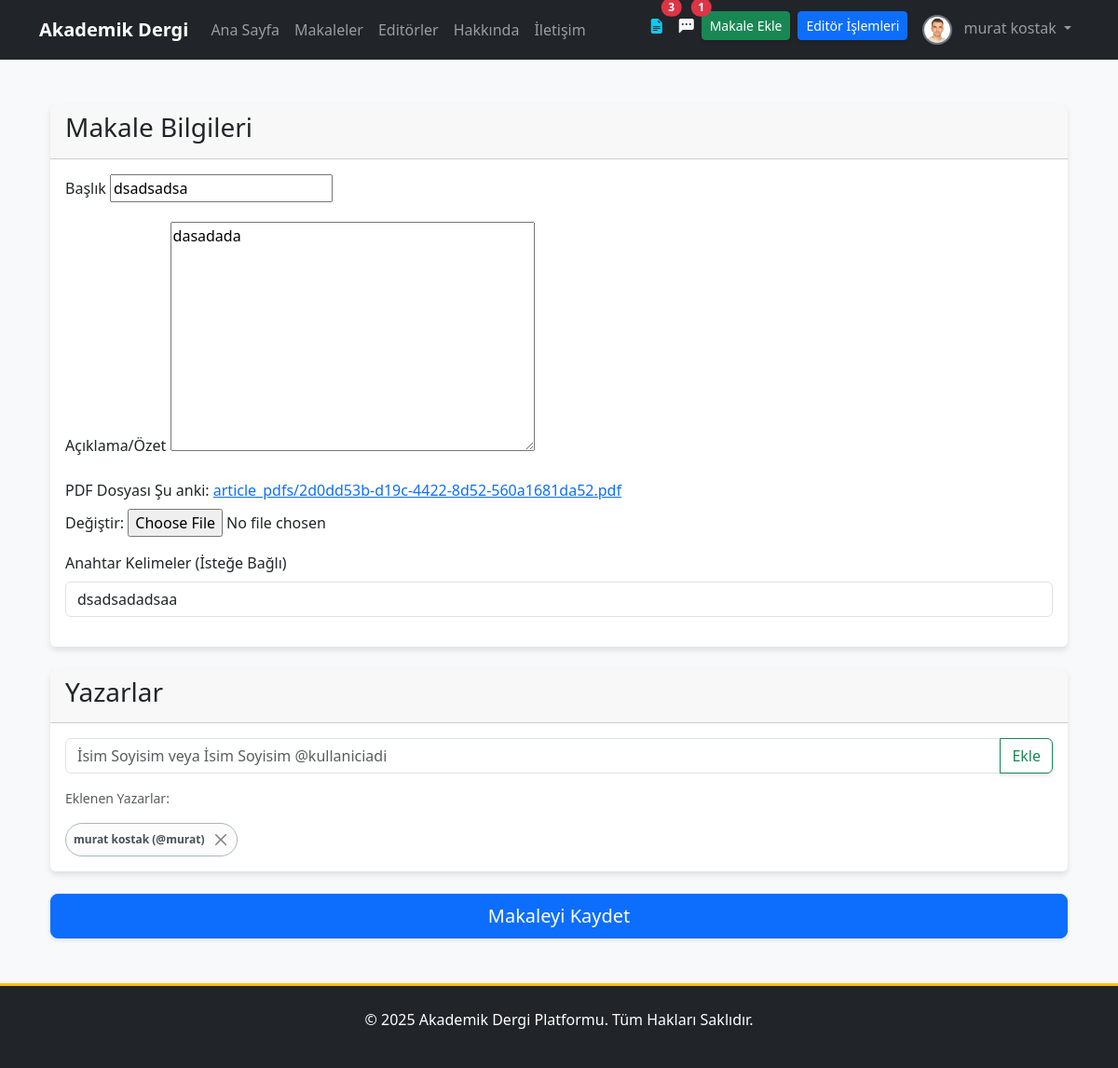
The page /articles/duzenle/dsadsadsa/ (signed in) on the database as committed earlier.
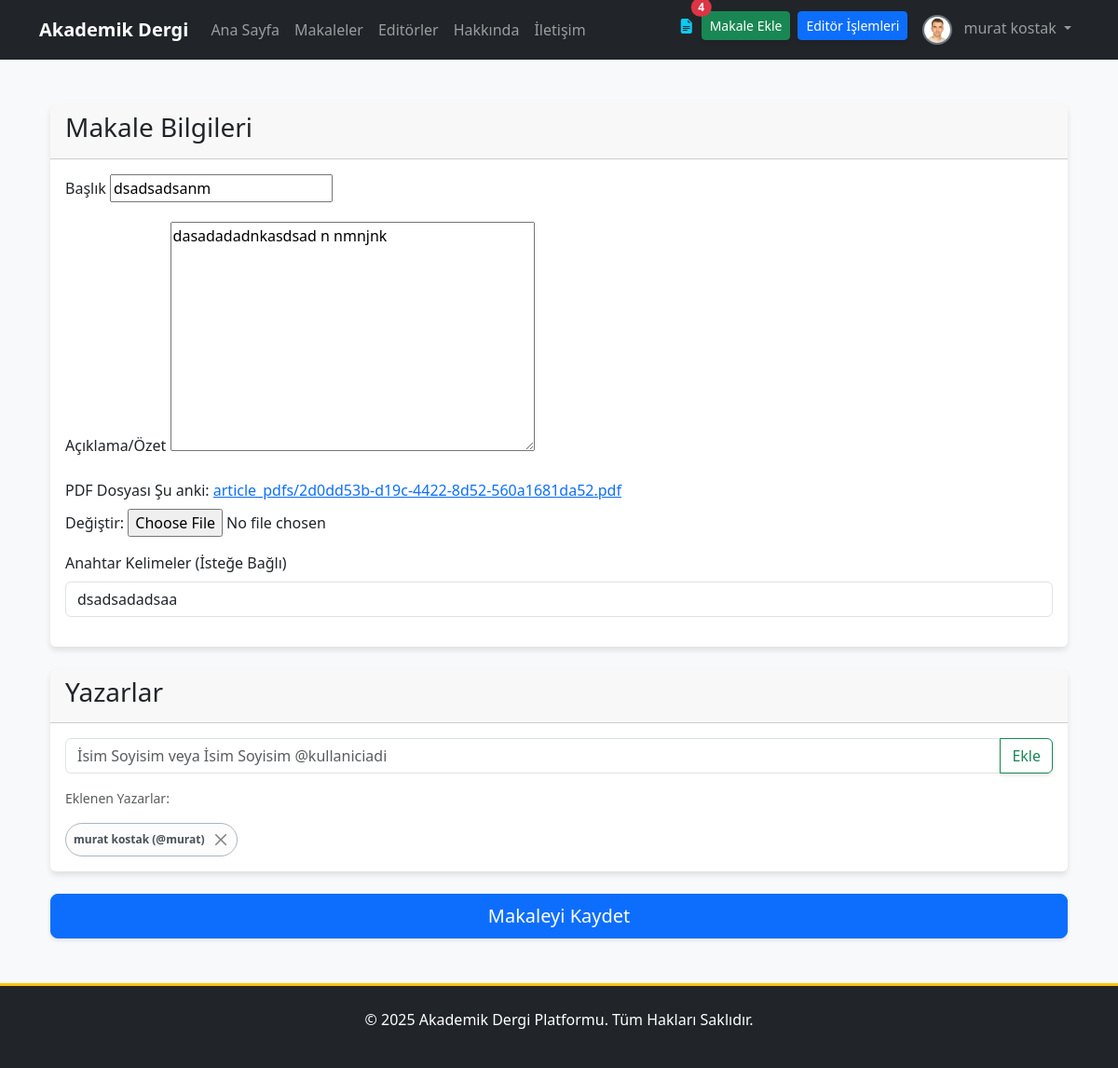
The same page on the database as committed later.
### apps/articles/models.py (models this page shows, shortened)
class Makale(models.Model):
    baslik = models.CharField(max_length=255, verbose_name="Başlık")
    slug = models.SlugField(max_length=255, unique=True, blank=True, help_text="Bu alan otomatik oluşturulur.")
    aciklama = models.TextField(verbose_name="Açıklama/Özet")
    pdf_dosyasi = models.FileField(upload_to=article_pdf_path, verbose_name="PDF Dosyası")
    anahtar_kelimeler = models.CharField(max_length=255, verbose_name="Anahtar Kelimeler", help_text="Kelimeleri virgül (,) ile ayırınız.")
    yazarlar = models.ManyToManyField(Yazar, related_name='makaleler', verbose_name="Yazarlar")
    dergi_sayisi = models.ForeignKey(DergiSayisi, on_delete=models.SET_NULL, null=True, blank=True, related_name='makaleler', verbose_name="Dergi Sayısı")
    admin_notu = models.TextField(blank=True, null=True, verbose_name="Editör/Admin Notu")
    goruntulenme_sayisi = models.PositiveIntegerField(default=0, verbose_name="Görüntülenme Sayısı")
    goster_makaleler_sayfasinda = models.BooleanField(default=False, verbose_name="Yayında mı?")
    olusturulma_tarihi = models.DateTimeField(auto_now_add=True)
    guncellenme_tarihi = models.DateTimeField(auto_now=True)
    admin_notu_okundu = models.BooleanField(default=True)
    class Meta:
        verbose_name = "Makale"
        verbose_name_plural = "Makaleler"
        ordering = ['-olusturulma_tarihi']

### apps/articles/views.py (the view, shortened to what this page needs)
# urls.py: path('duzenle/<slug:slug>/', MakaleUpdateView.as_view(), name='makale_duzenle'),
class MakaleUpdateView(AuthorRequiredMixin, UpdateView):
    model = Makale
    form_class = MakaleForm # Normal kullanıcılar bu formu kullanır
    template_name = 'articles/makale_form.html'
    def get_context_data(self, **kwargs):
        context = super().get_context_data(**kwargs)
        context['page_title'] = 'Makale Düzenle'
        if self.object.admin_notu:
            context['admin_notu'] = self.object.admin_notu
        return context

### apps/articles/forms.py (shortened to what this page needs)
class MakaleForm(YazarFormMixin, forms.ModelForm):
    anahtar_kelimeler_input = forms.CharField(
        label="Anahtar Kelimeler (İsteğe Bağlı)",
        help_text="Kelimeleri virgül (,) ile ayırınız.",
        required=False,
        widget=forms.TextInput(attrs={'class': 'form-control'})
    )
    class Meta:
        model = Makale
        fields = ['baslik', 'aciklama', 'pdf_dosyasi', 'anahtar_kelimeler_input']
    def __init__(self, *args, **kwargs):
        self.request = kwargs.pop('request', None)
        super().__init__(*args, **kwargs)
        if not (self.instance and self.instance.pk) and self.request and self.request.user.is_authenticated:
            user = self.request.user
            yazar_listesi = [{'isim_soyisim': user.get_full_name() or user.username, 'username': user.username}]
            self.fields['yazarlar_json'].initial = json.dumps(yazar_listesi)
        if self.instance and self.instance.pk:
            self.fields['anahtar_kelimeler_input'].initial = self.instance.anahtar_kelimeler

### apps/users/models.py (called while the page is built)
    def get_full_name(self):
        return f"{self.first_name} {self.last_name}".strip()

### templates/articles/makale_form.html (shortened to what this page needs)
{% extends "base.html" %}
{% block content %}
<div class="container mt-5">
    <form method="post" enctype="multipart/form-data">
        <div class="card">
            <div class="card-header"><h3>Makale Bilgileri</h3></div>
            <div class="card-body">
                <div class="mb-3">
                    <label for="{{ form.baslik.id_for_label }}" class="form-label">{{ form.baslik.label }}</label>
                    {{ form.baslik }}
                </div>
                <div class="mb-3">
                    <label for="{{ form.aciklama.id_for_label }}" class="form-label">{{ form.aciklama.label }}</label>
                    {{ form.aciklama }}
                </div>
                <div class="mb-3">
                    <label for="{{ form.pdf_dosyasi.id_for_label }}" class="form-label">{{ form.pdf_dosyasi.label }}</label>
                    {{ form.pdf_dosyasi }}
                </div>
                <div class="mb-3">
                    <label for="{{ form.anahtar_kelimeler_input.id_for_label }}" class="form-label">{{ form.anahtar_kelimeler_input.label }}</label>
                    {{ form.anahtar_kelimeler_input }}
                </div>
            </div>
        </div>
        <div class="card mt-4">
            <div class="card-header"><h3>Yazarlar</h3></div>
            <div class="card-body">
                <div class="input-group mb-3">
                    <input type="text" id="author-input" class="form-control" placeholder="İsim Soyisim veya İsim Soyisim @kullaniciadi">
                    <button class="btn btn-outline-success" type="button" id="add-author-btn">Ekle</button>
                </div>
                <p class="form-text">Eklenen Yazarlar:</p>
                <div id="author-list" class="d-flex flex-wrap gap-2"></div>
            </div>
        </div>
        <div class="d-grid gap-2 mt-4">
            <button type="submit" class="btn btn-primary btn-lg">Makaleyi Kaydet</button>
        </div>
    </form>
</div>
{% endblock %}

### templates/partials/_navbar.html (shortened to what this page needs)
<nav class="navbar navbar-expand-lg navbar-dark bg-dark">
    <div class="container">
        <a class="navbar-brand" href="{% url 'anasayfa' %}">Akademik Dergi</a>
        <div class="collapse navbar-collapse" id="navbarNav">
            <ul class="navbar-nav me-auto mb-2 mb-lg-0">
                <li class="nav-item"><a class="nav-link" href="{% url 'anasayfa' %}">Ana Sayfa</a></li>
                <li class="nav-item"><a class="nav-link" href="{% url 'makale_list' %}">Makaleler</a></li>
                <li class="nav-item"><a class="nav-link" href="{% url 'editorler' %}">Editörler</a></li>
                <li class="nav-item"><a class="nav-link" href="{% url 'hakkinda' %}">Hakkında</a></li>
                <li class="nav-item"><a class="nav-link" href="{% url 'iletisim' %}">İletişim</a></li>
            </ul>
            <ul class="navbar-nav ms-auto">
                {% if user.is_authenticated %}
                    {% if user.is_superuser or user.is_editor %}
                        {% if draft_articles_count > 0 %}
                        <li class="nav-item">
                            <a href="{% url 'dashboard:editor_panel' %}?status=draft" class="nav-link position-relative text-info" title="Taslak Makaleler">
                                <i class="bi bi-file-earmark-text-fill"></i>
                                <span class="position-absolute top-0 start-100 translate-middle badge rounded-pill bg-danger">{{ draft_articles_count }}</span>
                            </a>
                        </li>
                        {% endif %}
                    {% endif %}
                    {% if unread_notes_count > 0 %}
                    <li class="nav-item">
                        <a href="{% url 'makalelerim' %}" class="nav-link position-relative text-light">
                            <i class="bi bi-chat-left-dots-fill"></i>
                            <span class="position-absolute top-0 start-100 translate-middle badge rounded-pill bg-danger">{{ unread_notes_count }}</span>
                        </a>
                    </li>
                    {% endif %}
                    <li class="nav-item"><a href="{% url 'makale_ekle' %}" class="btn btn-success btn-sm me-2 mt-1">Makale Ekle</a></li>
                    {% if user.is_editor and not user.is_superuser %}
                    <li class="nav-item"><a href="{% url 'dashboard:editor_panel' %}" class="btn btn-primary btn-sm me-2 mt-1">Editör İşlemleri</a></li>
                    {% endif %}
                    <li class="nav-item dropdown">
                        <a class="nav-link dropdown-toggle" href="#" id="navbarDropdown" role="button" data-bs-toggle="dropdown" aria-expanded="false">
                            <img src="{{ user.profile_resmi.url }}" alt="{{ user.username }}" class="rounded-circle me-2" style="width:32px; height:32px; object-fit:cover;">
                            {{ user.get_full_name|default:user.username }}
                        </a>
                    </li>
                {% endif %}
            </ul>
        </div>
    </div>
</nav>

Rows that differ between the two databases and show on the page:
changed Makale: baslik "dsadsadsa" → "dsadsadsanm"; aciklama "dasadada" → "dasadadadnkasdsad n nmnjnk"
Other text that changed with them:
{{ draft_articles_count }}: "3" → "4"
{{ unread_notes_count }}: "1" → (not shown)
